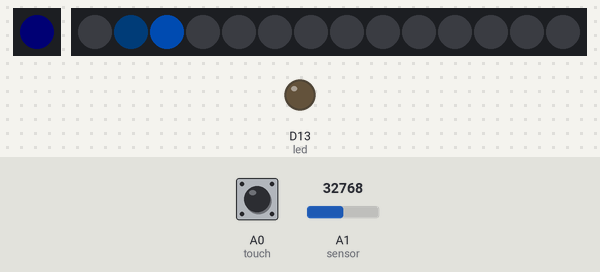
Bench run of a program on a simulated CircuitPython board. Shown: 1 RGB LEDs in strip order, left to right, 14 RGB LEDs in strip order, left to right, output pins drawn as LEDs (lit = HIGH). Inputs (shaded band) come from the test bench; at power-on: A0 (touch) LOW, A1 (sensor) = 32768 (analog values on the 0–65535 scale). Dim RGB values are drawn brighter than linear; random numbers come from a fixed seed; touch pads read as touched when driven HIGH.

Above: at 1.2 s.
1.3 s: A0 (touch) pulled HIGH for 0.15 s
At 1.45 s:
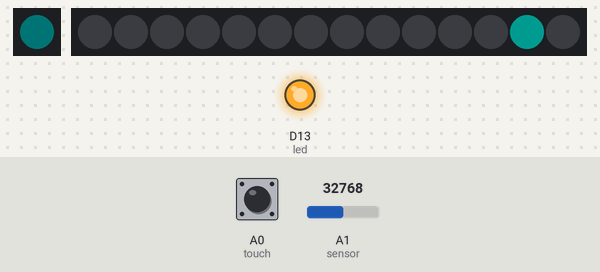
2.0 s: A0 (touch) pulled HIGH for 1 s
At 2.38 s:
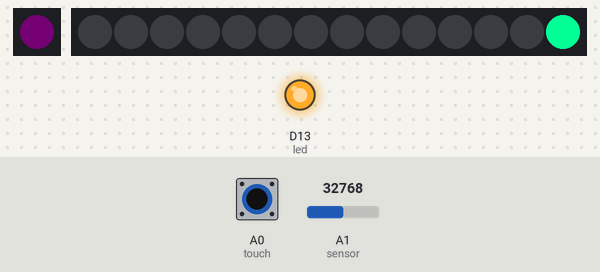
3.6 s: A1 (sensor) set to 1345
At 4.7 s:
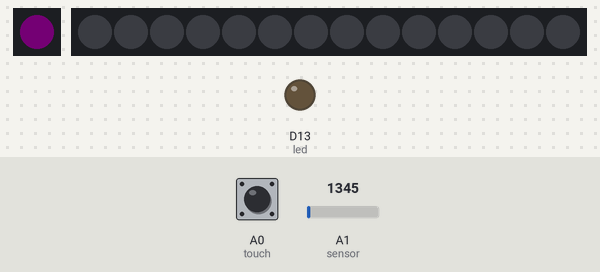
5.1 s: A0 (touch) pulled HIGH for 0.15 s
At 5.6 s:
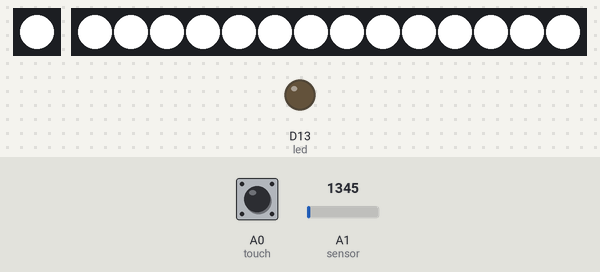
6.7 s: A0 (touch) pulled HIGH for 3.2 s
At 7.3 s:
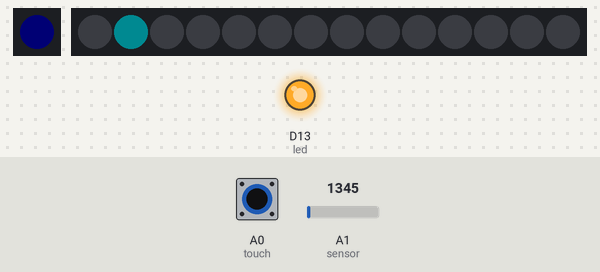
11.4 s: A1 (sensor) set to 45874
At 14.7 s:
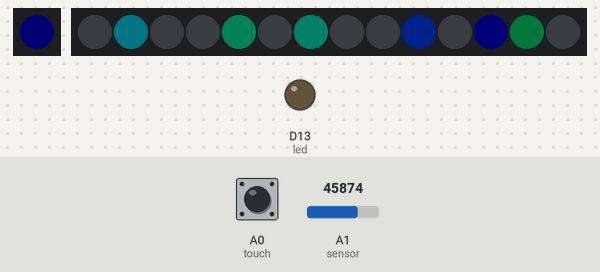
Timing chart, 0 to 16.0 s (numbered marks = the images above; inputs shaded):
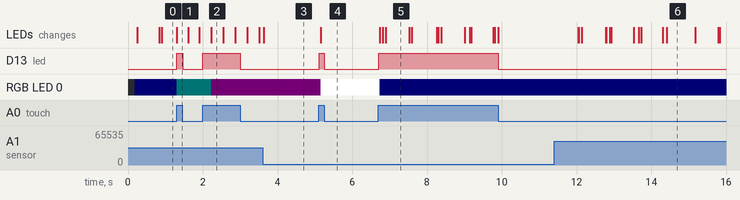

Measured:
- after the input at 1.3 s, D13 (led): LOW → HIGH at once, → LOW 0.16 s later
- after the input at 2.0 s, D13 (led): LOW → HIGH at once, → LOW 1.0 s later
- after the input at 5.1 s, D13 (led): LOW → HIGH at once, → LOW 0.14 s later; RGB LED 0: RGB(1, 0, 1) → RGB(255, 255, 255) after 0.05 s; the LEDs: change after 0.05 s (image 4)
- after the input at 6.7 s, D13 (led): LOW → HIGH at once, → LOW 3.2 s later; RGB LED 0: RGB(255, 255, 255) → RGB(0, 0, 1) at once; the LEDs: first change at once (image 5 shows a later state)

The program:

code.py
```python
import time, math, random
import board, touchio, analogio, digitalio
import neopixel
import adafruit_fancyled.adafruit_fancyled as fancy

# This is the red LED next to the power switch
led = digitalio.DigitalInOut(board.D13)
led.direction = digitalio.Direction.OUTPUT

# DotStart is the single RGB light on the back of the board, by the reset button
# On the Gemma M0 it's connected to the the SPI interface
try:
    import adafruit_dotstar
    dotstar = adafruit_dotstar.DotStar(board.APA102_SCK, board.APA102_MOSI, 1, brightness=1.0, auto_write=True)
except ImportError:
    dotstar = None

# Capacitive touch sensor on pin A0/D1
# This pin can do lots of other things too, but this lets you get a button with no extra hardware
touch_pin = board.A0
touch = touchio.TouchIn(touch_pin)

# NeoPixels are the main lights in the pendant
# There are 14 of them, arranged in two rings of 7
#   Lower ring: Pixels 0-6
#   Upper ring: Pixels 7-13
# Inside each ring:
#   Pixel 0: Center
#   Pixel 1: Above and to the right of center
#   Pixels 2-6: Clockwise around the ring
# The Gemma M0 D0 output supports DMA for Neopixels, but not in Python
# If you swtich to native Arduino try this: https://learn.adafruit.com/dma-driven-neopixels
ring_len = 7
neopixel_len = ring_len * 2
neopixel = neopixel.NeoPixel(board.D0, neopixel_len, brightness=1.0, auto_write=False)
# Noepixels don't light if scaled below this value
neopixel_min = 0.0045

# Analog light sensor GA1A12S202
sensor = analogio.AnalogIn(board.A1)
# The raw analog sample scale is 2^16, but the sensor can't quite use that whole range
# GA1A12S202 can output about 2k to 60k, logarithmic (which is useful, since eyes are also log-ish)
sensor_min = 2000
sensor_max = 60000

def neopixel_limits(value):
    value = min(1.0, value)
    if (value > neopixel_min):
        value = max(neopixel_min, value)
    else:
        value = 0.0
    return value

def scale():
    # Override to full brightnes if the button is pushed
    if (touch.value):
        scale = 1.0
    else:
        # Normalize (0.0 - 1.0)
        scale = (sensor.value - sensor_min) / (sensor_max - sensor_min)
        # Use an exponent to make the scale more sensitive at the low ends
        # Because this value is normalized squaring always makes it smaller (unless you're at 100%)
        scale = scale ** 2
        # Enforce a minimum to avoid blackouts at low ambient light levels
        scale = neopixel_limits(scale)
    return scale

def decay(value, step, rate):
    v = value * (rate ** step)
    return neopixel_limits(v)

def ring_move(start, move):
    target = start + move
    if (target % ring_len == 0):
        if (move < 0):
            target -= 1
        else:
            target -= ring_len - 1
    if (int(target / ring_len) < int(start / ring_len)):
        target += ring_len
    if (target >= neopixel_len):
        target -= ring_len
    if (target < 0):
        target += ring_len
    return target

def ring_center(start):
    return int(start / ring_len) * ring_len

def set_all(color):
    for j in range(0, neopixel_len):
        neopixel[j] = color
    neopixel.show()

def randRGB():
    color = fancy.CHSV(random.uniform(hue_min, hue_max), 1.0, scale())
    return color.pack()

def starburst_init():
    if (dotstar is not None):
        dotstar[0] = (0, 1, 1)
    return {'bright' : False}

def starburst(c):
    # 0.0-1.0, bigger numbers decay slower
    fade_rate = 0.96
    ramp_rate = 0.80
    # Total steps in the fade/ramp
    ramp_steps = 10
    fade_steps = 90
    side_delay = int(ramp_steps * 0.75)

    # Pick a ring pixel other than center
    pixel = None
    while (pixel == None or pixel % ring_len == 0):
        pixel = random.randint(0, neopixel_len - 1)
    pl = ring_move(pixel, -1)
    pr = ring_move(pixel, 1)
    pc = ring_center(pixel)

    # Pick a related set of colors, always full brightness
    color = fancy.CHSV(random.uniform(hue_min, hue_max), 1.0, 1.0)
    color_l = fancy.CHSV(color.hue - 0.08, 0.85, color.value)
    color_r = fancy.CHSV(color.hue + 0.08, color_l.saturation, color_l.value)
    color_c = fancy.CHSV(color.hue, color_l.saturation, color_l.value)

    for i in range(0, (ramp_steps + fade_steps)):
        #  Allow mode switches
        if (mode_switch()):
            return

        # Primary pixel
        if (i <= (ramp_steps + 1)):
            v = decay(color.value, (ramp_steps - i), ramp_rate)
            f = fancy.CHSV(color.hue, color.saturation, v)
            neopixel[pixel] = f.pack()
        elif (i == ((ramp_steps + fade_steps) - 1)):
            neopixel[pixel] = 0
        else:
            v = decay(color.value, i - ramp_steps, fade_rate)
            f = fancy.CHSV(color.hue, color.saturation, v)
            neopixel[pixel] = f.pack()

        # All pixels are primary if the button is pushed (and the mode is locked)
        if (touch.value and locked):
            c['bright'] = True
            set_all(neopixel[pixel])
        elif (c['bright']):
            c['bright'] = False
            set_all(0)
        # Side pixels
        elif (i >= side_delay and i < (ramp_steps + side_delay)):
            v = decay(color.value * 0.25, ramp_steps + side_delay - i, ramp_rate * 0.975)
            cm = fancy.CHSV(color_l.hue, color_l.saturation, v)
            neopixel[ pl ] = cm.pack()
            cm.hue = color_r.hue
            neopixel[ pr ] = cm.pack()
            cm.hue = color_c.hue
            neopixel[ pc ] = cm.pack()
        elif (i < side_delay or i == ((ramp_steps + fade_steps) - 1)):
            neopixel[ pl ] = 0
            neopixel[ pr ] = 0
            neopixel[ pc ] = 0
        else:
            v = decay(color.value * 0.25, i - side_delay, fade_rate * 0.975)
            cm = fancy.CHSV(color_l.hue, color_l.saturation, v)
            neopixel[ pl ] = cm.pack()
            cm.hue = color_r.hue
            neopixel[ pr ] = cm.pack()
            cm.hue = color_c.hue
            neopixel[ pc ] = cm.pack()

        # Push to hardware
        neopixel.show()
        time.sleep(random.uniform(0.01125, 0.0225))
    time.sleep(random.uniform(0.5, 1.0))

def nextBlue(c):
    hue = random.uniform(hue_min, hue_max)
    value = random.random()
    chaos = random.random()
    if (chaos >= 0.35):
        value /= 12.5;
    value = neopixel_limits(value * scale())
    color = fancy.CHSV(hue, 1.0, value)
    return color

def blue_init():
    if (dotstar is not None):
        dotstar[0] = (0, 0, 1)
    c = { 'current' : {}, 'next' : {}, 'timer' : 0 }
    for j in range(0, neopixel_len):
        c['current'][j] = 0
        c['next'][j] = 0
    return c

def blue(c):
    if (time.monotonic() > c['timer']):
        c['timer'] = time.monotonic() + 0.75
        pixel = random.randint(0, neopixel_len - 1)
        c['current'][pixel] = c['next'][pixel]
        c['next'][pixel] = nextBlue(c)
    for j in range(0, neopixel_len):
        c['current'][j] = fancy.mix(c['current'][j], c['next'][j], 1/25)
        neopixel[j] = c['current'][j].pack()
    neopixel.show()

def sparks_init():
    if (dotstar is not None):
        dotstar[0] = (1, 0, 1)

def sparks(c):
    pixel = random.randint(0, neopixel_len - 1)
    neopixel[pixel] = randRGB()
    neopixel.show()
    # Unset, so the pixel is blank in the next round
    neopixel[pixel] = 0
    time.sleep(0.025)

# Disabled due to low memory on the GemmaM0
#def wheels_init():
#    if (dotstar is not None):
#        dotstar[0] = (1, 0, 0)
#    return {'wheel_offset' : 0}
#
#def wheels(c):
#    for j in range(0, ring_len):
#        if (j % ring_len == 0):
#            neopixel[j] = 0
#            neopixel[j +ring_len] = 0
#        elif ((j + c['wheel_offset']) % 3 == 0):
#            neopixel[neopixel_len - j] = randRGB()
#            neopixel[j] = randRGB()
#        else:
#            neopixel[neopixel_len - j] = 0
#            neopixel[j] = 0
#    neopixel.show()
#    c['wheel_offset'] =  (c['wheel_offset'] + 1) % 3
#    time.sleep(0.065)

def white_init():
    if (dotstar is not None):
        dotstar[0] = (255, 255, 255)
    set_all((255, 255, 255))

def mode_switch():
    global locked
    global last_time
    global mode
    global config

    # Register touch on the LED
    led.value = touch.value

    # Bypass if already locked
    if (locked):
        return

    # Lock the mode after a while
    now = time.monotonic()
    if (now > last_time + timeout):
        locked = True
        return

    # Process mode switching
    change = False
    if (mode < 0):
        change = True
        mode = 0
    if (touch.value):
        if (now > last_time + touch_timeout):
            change = True
            mode = (mode + 1) % 4
        last_time = now

    if (change):
        set_all(0)
        if (mode == 0):
            config = blue_init()
        elif (mode == 1):
            config = starburst_init()
        elif (mode == 2):
            config = sparks_init()
        elif (mode == 3):
            config = white_init()

    return change

# ================
# Main entry point
# ================

# Customer color choice
hue_max = 0.73
hue_min = 0.42
# Mode control
mode = -1
timeout = 2.5
touch_timeout = 0.25

# State
last_time = time.monotonic()
locked = False
while (True):
    # Handle mode switches
    mode_switch()

    # Dynamic modes
    if (mode == 0):
        blue(config)
    elif (mode == 1):
        starburst(config)
    elif (mode == 2):
        sparks(config)
    #elif (mode == 3):
    #    white()
```
